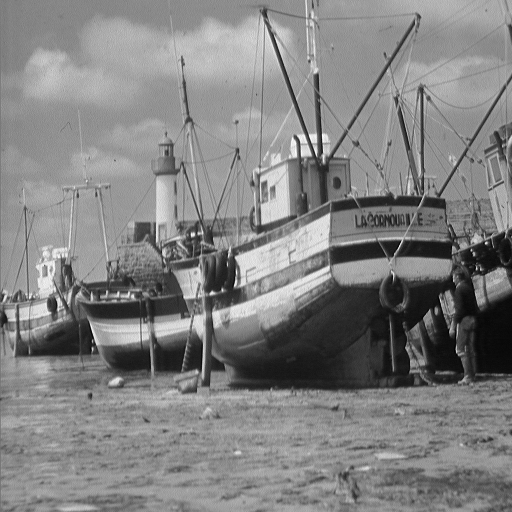
%> input picture boat.png, 512 x 512 px
$ octave Main051226.m   (GNU Octave 9; MATLAB toolbox functions it lacks are replaced by stand-ins)
%> lines starting %> are read from the running program, lines starting %| are printed output that depends on the picture
%> the answer given: 1
%> the answer given: 3
### Random_noise_051226.m
function [Mout, M, A] = Random_noise_051226(alg_name, img, snr) %= random_inpaint(alg_name, img, snr) prior file
%> called with alg_name = 'NIHT_Matrix', img = 'boat.png', snr = 3

X = imread(img);
%> X is the input picture: size 512x512 uint8; min 0, max 255, mean 129.7
X=double(X)/255;
%> X: size 512x512 double
r = 50;
[U, S, V] = svds(X,r);

clear X;

M = U*S*V';

[m, n] = size(M);
%> m = 512; n = 512
delta = .5; %for denoising problem we want all pixels
p = round(delta*m*n);
%> p = 131072

A = zeros(m*n,1);                       %commented out in prior
A(1:p) = ones(p,1);                     %commented out in prior
[~,ind] = sort(randn(m*n,1));           %commented out in prior
A = A(ind);                             %commented out in prior
A = reshape(A,m,n);                     %commented out in prior
[I, J] = find(A);                       %commented out in prior
%> I = 131072 values from 1 to 512; J = 131072 values from 1 to 512
Omega = sub2ind([m n], I, J);           %commented out in prior
%data=M(Omega); %removed on prior file


signal_power = var(M(:));                         % Added on prior file
%> signal_power = 0.0321
noise_power = signal_power / (10^(snr/10));    % Added on prior file
%> noise_power = 0.0161
sigma_noise = sqrt(noise_power);                  % Added on prior file
%> sigma_noise = 0.127

%rng(1)
noise = sigma_noise * randn(size(M));             % Added on prior file
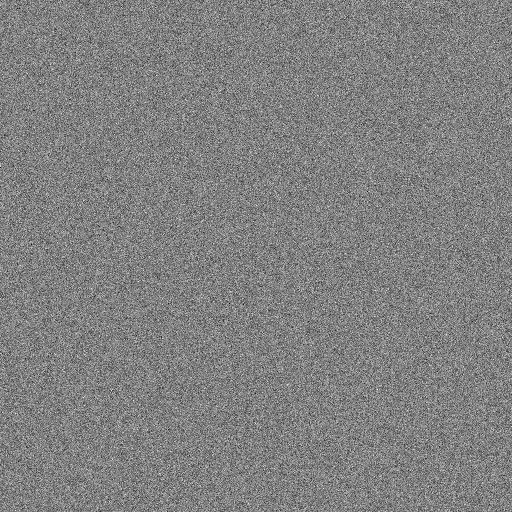
%> noise: size 512x512 double; min -0.621, max 0.606, mean 0.000204; drawn with min black and max white
M_noisy = M + noise;                              % Added on prior file
data = M_noisy(Omega);                                   % Added on prior file

%figure(1)                                   %commented out in prior
%imshow(A.*M)                                %commented out in prior
%drawnow                                     %commented out in prior

%fprintf('begin reovery? Press Enter\n\n')   %commented out in prior
%pause                                       %commented out in prior

% convert string to function handle
fhandle = str2func(alg_name);
%> the run ends on the next line
opts = default_opts;

start = make_start_x(alg_name,m,n,r,Omega,data);

fprintf('recovery starts...\n')

tic;[Mout, Out] = fhandle(m,n,r,Omega,data,start,opts); ttol=toc;
relerr = norm(M-Mout,'fro')/norm(M,'fro');
fprintf([alg_name ' relerr = %g, iter = %d, t = %g, reschg = %g\n'], relerr, Out.iter, ttol, Out.reschg);

fprintf('recovery ends...\n\n')


% [14 lines of commented-out code are left out]

### Main051226.m
clear; close all; clc

% ========= random tests =======
fprintf('--- random matrix completion ---\n')

% --------- problem size -------
m = 100; %1000
n = 100; %1000
p = round(.2*m*n); %CHANGE! REMOVES 80% PIXELS?
r = 50;

fprintf('problem size: m = %d, n = %d, p = %d, r = %d\n\n', m, n, p, r)

% --------- NIHT_Matrix ---------
fprintf('NIHT starts ...\n')
matrix_completion('NIHT_Matrix', m, n, p, r)
fprintf('NIHT over ...\n\n')

% ---------- CGIHT_Matrix -------
fprintf('CGIHT starts ...\n')
matrix_completion('CGIHT_Matrix', m, n, p, r)
fprintf('CGIHT over ...\n\n')

% ----------- ASD --------------
fprintf('ASD starts ...\n')
matrix_completion('ASD', m, n, p, r)
fprintf('ASD over ...\n\n')

% -------- ScaledASD ------------
fprintf('ScaledASD starts ...\n')
matrix_completion('ScaledASD', m, n, p, r)
fprintf('ScaledASD over ...\n\n')

% ========= image inpainting ======
fprintf('--- random/cross inpainting ---\n')

alg_list = cell(4,1);
alg_list{1} = 'NIHT_Matrix';
alg_list{2} = 'CGIHT_Matrix';
alg_list{3} = 'ASD';
alg_list{4} = 'ScaledASD';

img_list = cell(3,1);
img_list{1} = 'boat.png';
img_list{2} = 'barb.png';
img_list{3} = 'lena.png';

% fprintf('1. NIHT, 2. CGIHT, 3. ASD, 4. ScaledASD (suggested:))\n')
% alg = input('Select an algorithm number from 1 to 4: ');

fprintf('1. boat, 2. barb, 3. lena\n')
img = input('Select an image number from 1 to 3: ');

snr = input('Enter desired SNR in dB (example: 5, 10, 20, 30): ');

fprintf('\n')

image_results = cell(4, 1);

for k=1:4
    rng(1)
  [image_results{k}, M, A] = Random_noise_051226(alg_list{k},img_list{img},snr);
